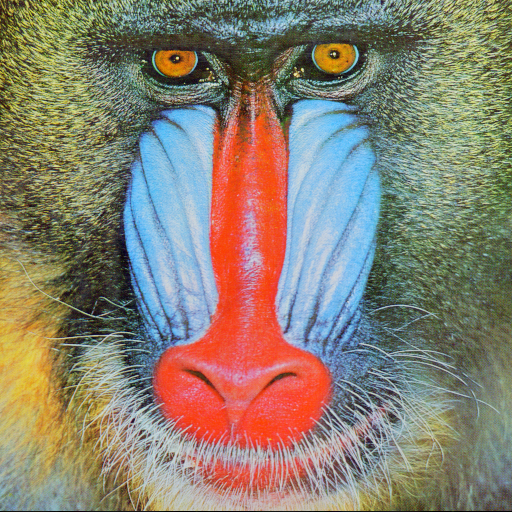
#> input picture HelloTriangle - VSCode/trabalhogb/baboon.png, 512 x 512 px
$ python TrabalhoGB2.py
#> lines starting #> are read from the running program, lines starting #| are printed output that depends on the picture
import cv2
import numpy as np

# [110 lines left out: functions applySticker, removeSticker, not called in this run]

# Carregar a imagem de fundo
img = cv2.imread('baboon.png')  # Imagem de fundo
#> img is the input picture: shape (512, 512, 3); mean B, G, R 113.1, 128.9, 137.4
original_img = img.copy()  # Guardar uma cópia da imagem original para restaurar

# Definir os stickers disponíveis (troque pelos seus stickers desejados)
stickers = {
    'eyeglasses': cv2.imread('eyeglasses.png', cv2.IMREAD_UNCHANGED),
    'hat': cv2.imread('hat.png', cv2.IMREAD_UNCHANGED),
    'star': cv2.imread('star.png', cv2.IMREAD_UNCHANGED),
    # Adicione mais stickers conforme necessário
}
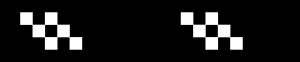
#> input picture HelloTriangle - VSCode/trabalhogb/eyeglasses.png, 300 x 62 px
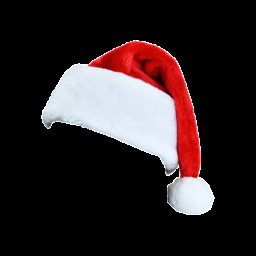
#> input picture HelloTriangle - VSCode/trabalhogb/hat.png, 256 x 256 px
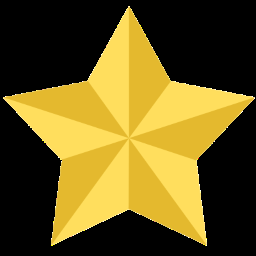
#> input picture HelloTriangle - VSCode/trabalhogb/star.png, 256 x 256 px

# Inicializar o sticker atual com o primeiro sticker da lista
current_sticker = stickers['eyeglasses']
#> current_sticker is the input picture: shape (62, 300, 4); mean B, G, R, A 26.1, 26.1, 26.1, 204.6

# Lista para armazenar as posições dos stickers
stickers_positions = []

# Variável para controlar o índice do sticker atual
current_sticker_idx = 0

# Função para tratar o clique do mouse e rolagem do scroll
# [28 lines left out: function mouse_click, not called in this run]

# Exibir a imagem inicial
cv2.imshow('image', img)

# Definir a função de callback para o mouse
cv2.setMouseCallback('image', mouse_click)

# Esperar até que uma tecla seja pressionada
while True:
    key = cv2.waitKey(1) & 0xFF  # Aguardar tecla pressionada
#> (key Esc is pressed here)
    if key == 27:  # ESC
        break

    # Atualizar a imagem
    cv2.imshow('image', img)

# Fechar todas as janelas
cv2.destroyAllWindows()
